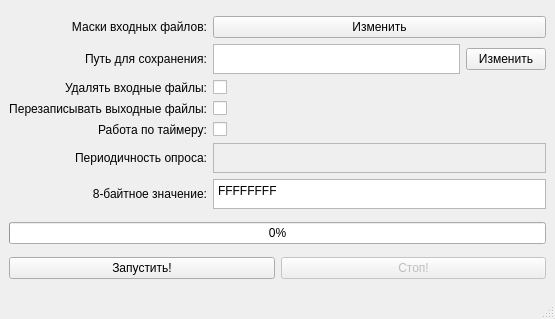
<?xml version="1.0" encoding="UTF-8"?>
<ui version="4.0">
 <class>MainWindow</class>
 <widget class="QMainWindow" name="MainWindow">
  <property name="geometry">
   <rect>
    <x>0</x>
    <y>0</y>
    <width>555</width>
    <height>319</height>
   </rect>
  </property>
  <property name="minimumSize">
   <size>
    <width>500</width>
    <height>319</height>
   </size>
  </property>
  <property name="maximumSize">
   <size>
    <width>1000</width>
    <height>319</height>
   </size>
  </property>
  <property name="windowTitle">
   <string>MainWindow</string>
  </property>
  <widget class="QWidget" name="centralwidget">
   <layout class="QVBoxLayout" name="verticalLayout">
    <item>
     <layout class="QGridLayout" name="gridLayout">
      <item row="6" column="2">
       <widget class="QTextEdit" name="textEdit_2">
        <property name="enabled">
         <bool>false</bool>
        </property>
        <property name="maximumSize">
         <size>
          <width>16777215</width>
          <height>30</height>
         </size>
        </property>
       </widget>
      </item>
      <item row="3" column="0">
       <widget class="QLabel" name="label_2">
        <property name="text">
         <string>Удалять входные файлы:</string>
        </property>
        <property name="alignment">
         <set>Qt::AlignmentFlag::AlignRight|Qt::AlignmentFlag::AlignTrailing|Qt::AlignmentFlag::AlignVCenter</set>
        </property>
       </widget>
      </item>
      <item row="4" column="0">
       <widget class="QLabel" name="label_4">
        <property name="text">
         <string>Перезаписывать выходные файлы:</string>
        </property>
        <property name="alignment">
         <set>Qt::AlignmentFlag::AlignRight|Qt::AlignmentFlag::AlignTrailing|Qt::AlignmentFlag::AlignVCenter</set>
        </property>
       </widget>
      </item>
      <item row="0" column="2">
       <widget class="QPushButton" name="pushButton">
        <property name="text">
         <string>Изменить</string>
        </property>
       </widget>
      </item>
      <item row="4" column="2">
       <widget class="QCheckBox" name="checkBox_2">
        <property name="text">
         <string/>
        </property>
       </widget>
      </item>
      <item row="2" column="0">
       <widget class="QLabel" name="label_3">
        <property name="text">
         <string>Путь для сохранения:</string>
        </property>
        <property name="textFormat">
         <enum>Qt::TextFormat::AutoText</enum>
        </property>
        <property name="alignment">
         <set>Qt::AlignmentFlag::AlignRight|Qt::AlignmentFlag::AlignTrailing|Qt::AlignmentFlag::AlignVCenter</set>
        </property>
       </widget>
      </item>
      <item row="2" column="2">
       <layout class="QHBoxLayout" name="horizontalLayout">
        <item>
         <widget class="QTextEdit" name="textEdit">
          <property name="maximumSize">
           <size>
            <width>16777215</width>
            <height>30</height>
           </size>
          </property>
          <property name="focusPolicy">
           <enum>Qt::FocusPolicy::NoFocus</enum>
          </property>
          <property name="verticalScrollBarPolicy">
           <enum>Qt::ScrollBarPolicy::ScrollBarAsNeeded</enum>
          </property>
          <property name="markdown">
           <string/>
          </property>
          <property name="html">
           <string>&lt;!DOCTYPE HTML PUBLIC &quot;-//W3C//DTD HTML 4.0//EN&quot; &quot;http://www.w3.org/TR/REC-html40/strict.dtd&quot;&gt;
&lt;html&gt;&lt;head&gt;&lt;meta name=&quot;qrichtext&quot; content=&quot;1&quot; /&gt;&lt;meta charset=&quot;utf-8&quot; /&gt;&lt;style type=&quot;text/css&quot;&gt;
p, li { white-space: pre-wrap; }
hr { height: 1px; border-width: 0; }
li.unchecked::marker { content: &quot;\2610&quot;; }
li.checked::marker { content: &quot;\2612&quot;; }
&lt;/style&gt;&lt;/head&gt;&lt;body style=&quot; font-family:'Segoe UI'; font-size:9pt; font-weight:400; font-style:normal;&quot;&gt;
&lt;p style=&quot;-qt-paragraph-type:empty; margin-top:0px; margin-bottom:0px; margin-left:0px; margin-right:0px; -qt-block-indent:0; text-indent:0px;&quot;&gt;&lt;br /&gt;&lt;/p&gt;&lt;/body&gt;&lt;/html&gt;</string>
          </property>
         </widget>
        </item>
        <item>
         <widget class="QPushButton" name="pushButton_2">
          <property name="text">
           <string>Изменить</string>
          </property>
         </widget>
        </item>
       </layout>
      </item>
      <item row="3" column="2">
       <widget class="QCheckBox" name="checkBox">
        <property name="layoutDirection">
         <enum>Qt::LayoutDirection::LeftToRight</enum>
        </property>
        <property name="styleSheet">
         <string notr="true"/>
        </property>
        <property name="text">
         <string/>
        </property>
       </widget>
      </item>
      <item row="5" column="0">
       <widget class="QLabel" name="label_5">
        <property name="text">
         <string>Работа по таймеру:</string>
        </property>
        <property name="alignment">
         <set>Qt::AlignmentFlag::AlignRight|Qt::AlignmentFlag::AlignTrailing|Qt::AlignmentFlag::AlignVCenter</set>
        </property>
       </widget>
      </item>
      <item row="6" column="0">
       <widget class="QLabel" name="label_6">
        <property name="text">
         <string>Периодичность опроса:</string>
        </property>
        <property name="alignment">
         <set>Qt::AlignmentFlag::AlignRight|Qt::AlignmentFlag::AlignTrailing|Qt::AlignmentFlag::AlignVCenter</set>
        </property>
       </widget>
      </item>
      <item row="5" column="2">
       <widget class="QCheckBox" name="checkBox_3">
        <property name="text">
         <string/>
        </property>
       </widget>
      </item>
      <item row="0" column="0">
       <widget class="QLabel" name="label">
        <property name="text">
         <string>Маски входных файлов:</string>
        </property>
        <property name="alignment">
         <set>Qt::AlignmentFlag::AlignRight|Qt::AlignmentFlag::AlignTrailing|Qt::AlignmentFlag::AlignVCenter</set>
        </property>
       </widget>
      </item>
      <item row="7" column="0">
       <widget class="QLabel" name="label_7">
        <property name="text">
         <string>8-байтное значение:</string>
        </property>
        <property name="alignment">
         <set>Qt::AlignmentFlag::AlignRight|Qt::AlignmentFlag::AlignTrailing|Qt::AlignmentFlag::AlignVCenter</set>
        </property>
       </widget>
      </item>
      <item row="7" column="2">
       <widget class="QTextEdit" name="textEdit_3">
        <property name="maximumSize">
         <size>
          <width>16777215</width>
          <height>30</height>
         </size>
        </property>
        <property name="html">
         <string>&lt;!DOCTYPE HTML PUBLIC &quot;-//W3C//DTD HTML 4.0//EN&quot; &quot;http://www.w3.org/TR/REC-html40/strict.dtd&quot;&gt;
&lt;html&gt;&lt;head&gt;&lt;meta name=&quot;qrichtext&quot; content=&quot;1&quot; /&gt;&lt;meta charset=&quot;utf-8&quot; /&gt;&lt;style type=&quot;text/css&quot;&gt;
p, li { white-space: pre-wrap; }
hr { height: 1px; border-width: 0; }
li.unchecked::marker { content: &quot;\2610&quot;; }
li.checked::marker { content: &quot;\2612&quot;; }
&lt;/style&gt;&lt;/head&gt;&lt;body style=&quot; font-family:'Segoe UI'; font-size:9pt; font-weight:400; font-style:normal;&quot;&gt;
&lt;p style=&quot; margin-top:0px; margin-bottom:0px; margin-left:0px; margin-right:0px; -qt-block-indent:0; text-indent:0px;&quot;&gt;FFFFFFFF&lt;/p&gt;&lt;/body&gt;&lt;/html&gt;</string>
        </property>
       </widget>
      </item>
     </layout>
    </item>
    <item>
     <layout class="QHBoxLayout" name="horizontalLayout_2">
      <item>
       <widget class="QProgressBar" name="progressBar">
        <property name="value">
         <number>0</number>
        </property>
       </widget>
      </item>
     </layout>
    </item>
    <item>
     <layout class="QHBoxLayout" name="horizontalLayout_3">
      <item>
       <widget class="QPushButton" name="pushButton_3">
        <property name="text">
         <string>Запустить!</string>
        </property>
       </widget>
      </item>
      <item>
       <widget class="QPushButton" name="pushButton_4">
        <property name="enabled">
         <bool>false</bool>
        </property>
        <property name="text">
         <string>Стоп!</string>
        </property>
       </widget>
      </item>
     </layout>
    </item>
   </layout>
  </widget>
  <widget class="QMenuBar" name="menubar">
   <property name="geometry">
    <rect>
     <x>0</x>
     <y>0</y>
     <width>555</width>
     <height>21</height>
    </rect>
   </property>
  </widget>
  <widget class="QStatusBar" name="statusbar"/>
 </widget>
 <resources/>
 <connections/>
</ui>
